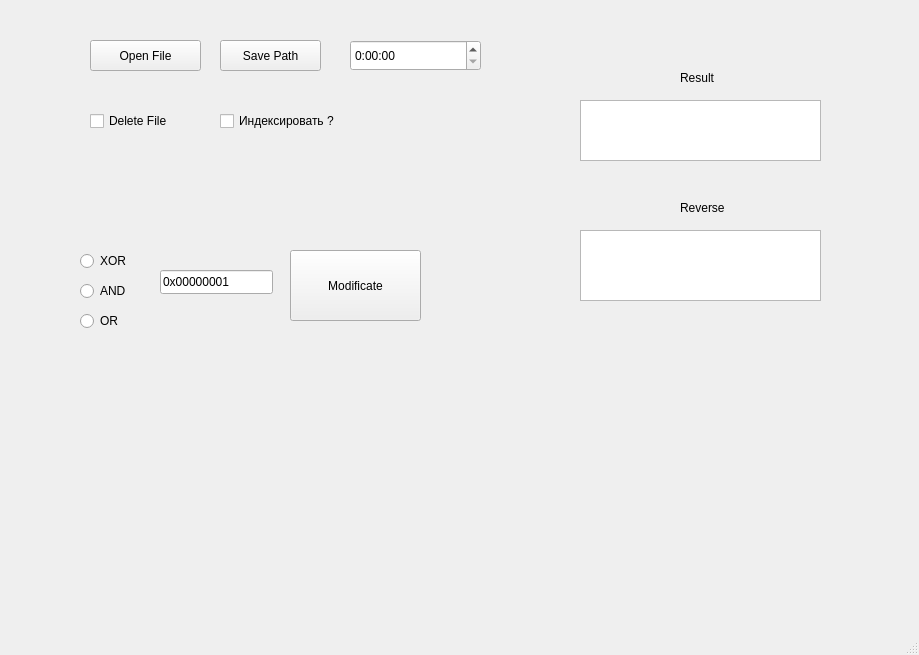
<?xml version="1.0" encoding="UTF-8"?>
<ui version="4.0">
 <class>MainWindow</class>
 <widget class="QMainWindow" name="MainWindow">
  <property name="enabled">
   <bool>true</bool>
  </property>
  <property name="geometry">
   <rect>
    <x>0</x>
    <y>0</y>
    <width>919</width>
    <height>655</height>
   </rect>
  </property>
  <property name="windowTitle">
   <string>Bit Shift Operatpr</string>
  </property>
  <widget class="QWidget" name="centralwidget">
   <widget class="QPushButton" name="OpenFile">
    <property name="geometry">
     <rect>
      <x>90</x>
      <y>40</y>
      <width>111</width>
      <height>31</height>
     </rect>
    </property>
    <property name="text">
     <string>Open File</string>
    </property>
   </widget>
   <widget class="QCheckBox" name="DeleteFile">
    <property name="geometry">
     <rect>
      <x>90</x>
      <y>110</y>
      <width>78</width>
      <height>22</height>
     </rect>
    </property>
    <property name="text">
     <string>Delete File</string>
    </property>
   </widget>
   <widget class="QPushButton" name="SavePath">
    <property name="geometry">
     <rect>
      <x>220</x>
      <y>40</y>
      <width>101</width>
      <height>31</height>
     </rect>
    </property>
    <property name="text">
     <string>Save Path</string>
    </property>
   </widget>
   <widget class="QTimeEdit" name="timeEdit">
    <property name="enabled">
     <bool>true</bool>
    </property>
    <property name="geometry">
     <rect>
      <x>350</x>
      <y>40</y>
      <width>131</width>
      <height>31</height>
     </rect>
    </property>
    <property name="readOnly">
     <bool>false</bool>
    </property>
    <property name="keyboardTracking">
     <bool>true</bool>
    </property>
    <property name="displayFormat">
     <string>H:mm:ss</string>
    </property>
    <property name="calendarPopup">
     <bool>false</bool>
    </property>
   </widget>
   <widget class="QLineEdit" name="MaskValue">
    <property name="geometry">
     <rect>
      <x>160</x>
      <y>270</y>
      <width>113</width>
      <height>24</height>
     </rect>
    </property>
    <property name="text">
     <string>0x00000001</string>
    </property>
   </widget>
   <widget class="QRadioButton" name="XOR">
    <property name="geometry">
     <rect>
      <x>80</x>
      <y>250</y>
      <width>91</width>
      <height>22</height>
     </rect>
    </property>
    <property name="text">
     <string>XOR</string>
    </property>
    <attribute name="buttonGroup">
     <string notr="true">Logical</string>
    </attribute>
   </widget>
   <widget class="QRadioButton" name="AND">
    <property name="geometry">
     <rect>
      <x>80</x>
      <y>280</y>
      <width>91</width>
      <height>22</height>
     </rect>
    </property>
    <property name="text">
     <string>AND</string>
    </property>
    <attribute name="buttonGroup">
     <string notr="true">Logical</string>
    </attribute>
   </widget>
   <widget class="QRadioButton" name="OR">
    <property name="geometry">
     <rect>
      <x>80</x>
      <y>310</y>
      <width>91</width>
      <height>22</height>
     </rect>
    </property>
    <property name="text">
     <string>OR</string>
    </property>
    <attribute name="buttonGroup">
     <string notr="true">Logical</string>
    </attribute>
   </widget>
   <widget class="QPushButton" name="Modificate">
    <property name="geometry">
     <rect>
      <x>290</x>
      <y>250</y>
      <width>131</width>
      <height>71</height>
     </rect>
    </property>
    <property name="text">
     <string>Modificate</string>
    </property>
   </widget>
   <widget class="QCheckBox" name="SaveRule">
    <property name="geometry">
     <rect>
      <x>220</x>
      <y>110</y>
      <width>141</width>
      <height>22</height>
     </rect>
    </property>
    <property name="text">
     <string>Индексировать ?</string>
    </property>
   </widget>
   <widget class="QLabel" name="Reverse">
    <property name="geometry">
     <rect>
      <x>680</x>
      <y>200</y>
      <width>71</width>
      <height>16</height>
     </rect>
    </property>
    <property name="text">
     <string>Reverse</string>
    </property>
   </widget>
   <widget class="QLabel" name="Result">
    <property name="geometry">
     <rect>
      <x>680</x>
      <y>70</y>
      <width>49</width>
      <height>16</height>
     </rect>
    </property>
    <property name="text">
     <string>Result</string>
    </property>
   </widget>
   <widget class="QTextBrowser" name="Result_2">
    <property name="geometry">
     <rect>
      <x>580</x>
      <y>100</y>
      <width>241</width>
      <height>61</height>
     </rect>
    </property>
   </widget>
   <widget class="QTextBrowser" name="Reverse_2">
    <property name="geometry">
     <rect>
      <x>580</x>
      <y>230</y>
      <width>241</width>
      <height>71</height>
     </rect>
    </property>
   </widget>
  </widget>
  <widget class="QStatusBar" name="statusbar"/>
 </widget>
 <resources/>
 <connections/>
 <buttongroups>
  <buttongroup name="Logical"/>
 </buttongroups>
</ui>
